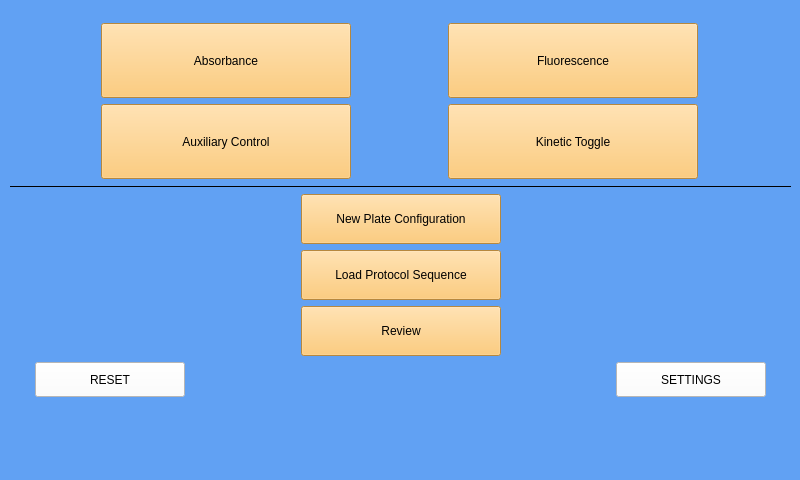
<?xml version="1.0" encoding="UTF-8"?>
<ui version="4.0">
 <class>Form</class>
 <widget class="QWidget" name="Form">
  <property name="geometry">
   <rect>
    <x>0</x>
    <y>0</y>
    <width>800</width>
    <height>480</height>
   </rect>
  </property>
  <property name="sizePolicy">
   <sizepolicy hsizetype="Maximum" vsizetype="Maximum">
    <horstretch>0</horstretch>
    <verstretch>0</verstretch>
   </sizepolicy>
  </property>
  <property name="maximumSize">
   <size>
    <width>800</width>
    <height>480</height>
   </size>
  </property>
  <property name="windowTitle">
   <string>Form</string>
  </property>
  <property name="styleSheet">
   <string notr="true">background-color: rgb(97, 161, 243);</string>
  </property>
  <widget class="QWidget" name="layoutWidget">
   <property name="geometry">
    <rect>
     <x>10</x>
     <y>10</y>
     <width>781</width>
     <height>401</height>
    </rect>
   </property>
   <layout class="QVBoxLayout" name="verticalLayout_2">
    <item>
     <layout class="QVBoxLayout" name="verticalLayout">
      <item>
       <layout class="QHBoxLayout" name="horizontalLayout">
        <item>
         <widget class="QPushButton" name="abs_button">
          <property name="sizePolicy">
           <sizepolicy hsizetype="Maximum" vsizetype="Maximum">
            <horstretch>0</horstretch>
            <verstretch>0</verstretch>
           </sizepolicy>
          </property>
          <property name="minimumSize">
           <size>
            <width>250</width>
            <height>75</height>
           </size>
          </property>
          <property name="styleSheet">
           <string notr="true">background-color: rgb(255, 191, 88);
font: 75 20pt &quot;Roboto&quot;;</string>
          </property>
          <property name="text">
           <string>Absorbance</string>
          </property>
         </widget>
        </item>
        <item>
         <widget class="QPushButton" name="flr_button">
          <property name="sizePolicy">
           <sizepolicy hsizetype="Maximum" vsizetype="Maximum">
            <horstretch>0</horstretch>
            <verstretch>0</verstretch>
           </sizepolicy>
          </property>
          <property name="minimumSize">
           <size>
            <width>250</width>
            <height>75</height>
           </size>
          </property>
          <property name="styleSheet">
           <string notr="true">background-color: rgb(255, 191, 88);
font: 75 20pt &quot;Roboto&quot;;</string>
          </property>
          <property name="text">
           <string>Fluorescence</string>
          </property>
         </widget>
        </item>
       </layout>
      </item>
      <item>
       <layout class="QHBoxLayout" name="horizontalLayout_6">
        <item>
         <widget class="QPushButton" name="aux_button">
          <property name="sizePolicy">
           <sizepolicy hsizetype="Maximum" vsizetype="Maximum">
            <horstretch>0</horstretch>
            <verstretch>0</verstretch>
           </sizepolicy>
          </property>
          <property name="minimumSize">
           <size>
            <width>250</width>
            <height>75</height>
           </size>
          </property>
          <property name="styleSheet">
           <string notr="true">background-color: rgb(255, 191, 88);
font: 75 20pt &quot;Roboto&quot;;</string>
          </property>
          <property name="text">
           <string>Auxiliary Control</string>
          </property>
         </widget>
        </item>
        <item>
         <widget class="QPushButton" name="kinetic_button">
          <property name="sizePolicy">
           <sizepolicy hsizetype="Maximum" vsizetype="Maximum">
            <horstretch>0</horstretch>
            <verstretch>0</verstretch>
           </sizepolicy>
          </property>
          <property name="minimumSize">
           <size>
            <width>250</width>
            <height>75</height>
           </size>
          </property>
          <property name="styleSheet">
           <string notr="true">background-color: rgb(255, 191, 88);
font: 75 20pt &quot;Roboto&quot;;</string>
          </property>
          <property name="text">
           <string>Kinetic Toggle</string>
          </property>
         </widget>
        </item>
       </layout>
      </item>
      <item>
       <widget class="Line" name="line_2">
        <property name="frameShadow">
         <enum>QFrame::Plain</enum>
        </property>
        <property name="orientation">
         <enum>Qt::Horizontal</enum>
        </property>
       </widget>
      </item>
      <item>
       <layout class="QHBoxLayout" name="horizontalLayout_4">
        <item>
         <spacer name="horizontalSpacer_5">
          <property name="orientation">
           <enum>Qt::Horizontal</enum>
          </property>
          <property name="sizeHint" stdset="0">
           <size>
            <width>40</width>
            <height>20</height>
           </size>
          </property>
         </spacer>
        </item>
        <item>
         <widget class="QPushButton" name="new_plate_button">
          <property name="minimumSize">
           <size>
            <width>200</width>
            <height>50</height>
           </size>
          </property>
          <property name="styleSheet">
           <string notr="true">background-color: rgb(255, 191, 88);
font: 75 20pt &quot;Roboto&quot;;</string>
          </property>
          <property name="text">
           <string>New Plate Configuration</string>
          </property>
         </widget>
        </item>
        <item>
         <spacer name="horizontalSpacer_6">
          <property name="orientation">
           <enum>Qt::Horizontal</enum>
          </property>
          <property name="sizeHint" stdset="0">
           <size>
            <width>40</width>
            <height>20</height>
           </size>
          </property>
         </spacer>
        </item>
       </layout>
      </item>
      <item>
       <layout class="QHBoxLayout" name="horizontalLayout_5">
        <item>
         <spacer name="horizontalSpacer_7">
          <property name="orientation">
           <enum>Qt::Horizontal</enum>
          </property>
          <property name="sizeHint" stdset="0">
           <size>
            <width>40</width>
            <height>20</height>
           </size>
          </property>
         </spacer>
        </item>
        <item>
         <widget class="QPushButton" name="new_plate_button_2">
          <property name="minimumSize">
           <size>
            <width>200</width>
            <height>50</height>
           </size>
          </property>
          <property name="styleSheet">
           <string notr="true">background-color: rgb(255, 191, 88);
font: 75 20pt &quot;Roboto&quot;;</string>
          </property>
          <property name="text">
           <string>Load Protocol Sequence</string>
          </property>
         </widget>
        </item>
        <item>
         <spacer name="horizontalSpacer_8">
          <property name="orientation">
           <enum>Qt::Horizontal</enum>
          </property>
          <property name="sizeHint" stdset="0">
           <size>
            <width>40</width>
            <height>20</height>
           </size>
          </property>
         </spacer>
        </item>
       </layout>
      </item>
      <item>
       <layout class="QHBoxLayout" name="horizontalLayout_3">
        <item>
         <spacer name="horizontalSpacer_2">
          <property name="orientation">
           <enum>Qt::Horizontal</enum>
          </property>
          <property name="sizeHint" stdset="0">
           <size>
            <width>40</width>
            <height>20</height>
           </size>
          </property>
         </spacer>
        </item>
        <item>
         <widget class="QPushButton" name="review_button">
          <property name="minimumSize">
           <size>
            <width>200</width>
            <height>50</height>
           </size>
          </property>
          <property name="styleSheet">
           <string notr="true">background-color: rgb(255, 191, 88);
font: 75 20pt &quot;Roboto&quot;;</string>
          </property>
          <property name="text">
           <string>Review</string>
          </property>
         </widget>
        </item>
        <item>
         <spacer name="horizontalSpacer_3">
          <property name="orientation">
           <enum>Qt::Horizontal</enum>
          </property>
          <property name="sizeHint" stdset="0">
           <size>
            <width>40</width>
            <height>20</height>
           </size>
          </property>
         </spacer>
        </item>
       </layout>
      </item>
      <item>
       <layout class="QHBoxLayout" name="horizontalLayout_2">
        <item>
         <widget class="QPushButton" name="reset_button">
          <property name="sizePolicy">
           <sizepolicy hsizetype="Maximum" vsizetype="Maximum">
            <horstretch>0</horstretch>
            <verstretch>0</verstretch>
           </sizepolicy>
          </property>
          <property name="maximumSize">
           <size>
            <width>150</width>
            <height>35</height>
           </size>
          </property>
          <property name="styleSheet">
           <string notr="true">background-color: rgb(255, 255, 255);
font: 75 14pt &quot;Roboto&quot;;</string>
          </property>
          <property name="text">
           <string>RESET</string>
          </property>
          <property name="icon">
           <iconset>
            <normaloff>../../../PBPR_V2/Images/gear_logo.svg</normaloff>../../../PBPR_V2/Images/gear_logo.svg</iconset>
          </property>
          <property name="iconSize">
           <size>
            <width>25</width>
            <height>25</height>
           </size>
          </property>
         </widget>
        </item>
        <item>
         <spacer name="horizontalSpacer">
          <property name="orientation">
           <enum>Qt::Horizontal</enum>
          </property>
          <property name="sizeType">
           <enum>QSizePolicy::Maximum</enum>
          </property>
          <property name="sizeHint" stdset="0">
           <size>
            <width>400</width>
            <height>35</height>
           </size>
          </property>
         </spacer>
        </item>
        <item>
         <widget class="QPushButton" name="settings_button">
          <property name="sizePolicy">
           <sizepolicy hsizetype="Maximum" vsizetype="Maximum">
            <horstretch>0</horstretch>
            <verstretch>0</verstretch>
           </sizepolicy>
          </property>
          <property name="maximumSize">
           <size>
            <width>150</width>
            <height>35</height>
           </size>
          </property>
          <property name="styleSheet">
           <string notr="true">background-color: rgb(255, 255, 255);
font: 75 14pt &quot;Roboto&quot;;</string>
          </property>
          <property name="text">
           <string>SETTINGS</string>
          </property>
          <property name="icon">
           <iconset>
            <normaloff>../Python Files/Images/gear_logo.svg</normaloff>../Python Files/Images/gear_logo.svg</iconset>
          </property>
          <property name="iconSize">
           <size>
            <width>25</width>
            <height>25</height>
           </size>
          </property>
         </widget>
        </item>
       </layout>
      </item>
     </layout>
    </item>
   </layout>
  </widget>
 </widget>
 <resources/>
 <connections/>
</ui>
